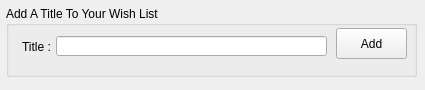
<?xml version="1.0" encoding="UTF-8"?>
<ui version="4.0">
 <class>Form</class>
 <widget class="QWidget" name="Form">
  <property name="geometry">
   <rect>
    <x>0</x>
    <y>0</y>
    <width>425</width>
    <height>90</height>
   </rect>
  </property>
  <property name="windowTitle">
   <string>Wish List Dialog</string>
  </property>
  <widget class="QGroupBox" name="groupBox">
   <property name="geometry">
    <rect>
     <x>6</x>
     <y>6</y>
     <width>411</width>
     <height>71</height>
    </rect>
   </property>
   <property name="title">
    <string>Add A Title To Your Wish List</string>
   </property>
   <widget class="QLabel" name="label">
    <property name="geometry">
     <rect>
      <x>10</x>
      <y>30</y>
      <width>41</width>
      <height>21</height>
     </rect>
    </property>
    <property name="text">
     <string>Title :</string>
    </property>
    <property name="alignment">
     <set>Qt::AlignCenter</set>
    </property>
   </widget>
   <widget class="QLineEdit" name="titleEntry">
    <property name="geometry">
     <rect>
      <x>50</x>
      <y>30</y>
      <width>271</width>
      <height>20</height>
     </rect>
    </property>
   </widget>
   <widget class="QPushButton" name="addButton">
    <property name="geometry">
     <rect>
      <x>330</x>
      <y>22</y>
      <width>71</width>
      <height>31</height>
     </rect>
    </property>
    <property name="text">
     <string>Add</string>
    </property>
   </widget>
  </widget>
 </widget>
 <resources/>
 <connections/>
</ui>
